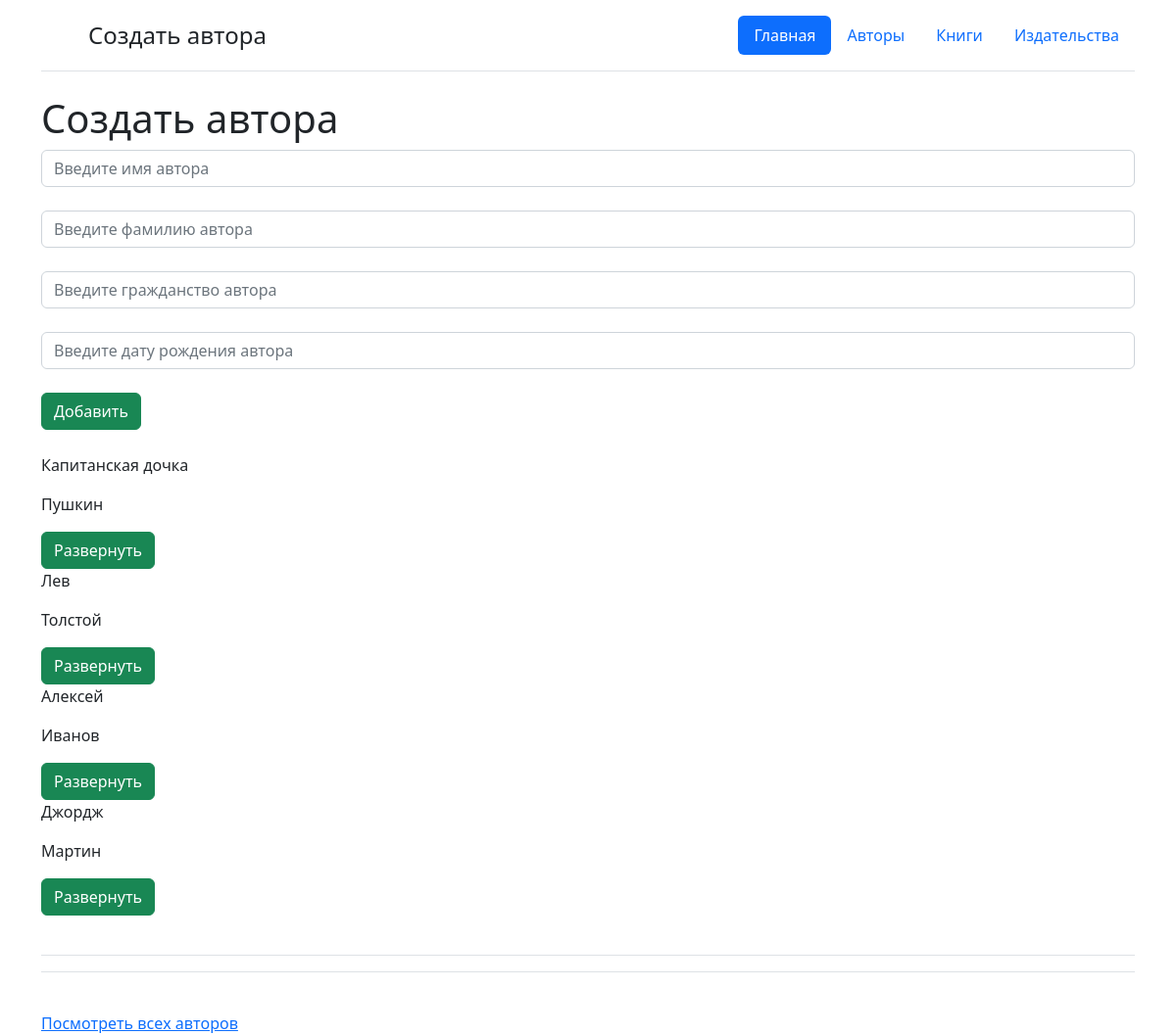
/сreate_a, run on the app's committed database.
### main/models.py (models this page shows, shortened)
class Authors(models.Model):
    name = models.CharField("Имя автора", max_length=50)
    surname = models.CharField("Имя автора", max_length=50)
    cit = models.CharField("Гражданство", max_length=50)
    birthday = models.DateField("Дата рождения автора")
    class Meta:
        verbose_name = "Автор"
        verbose_name_plural = "Авторы"

### main/forms.py
class AuthorsForm(ModelForm):
    class Meta:
        model=Authors
        fields=["name","surname","cit","birthday"]
        widgets={
            "name": TextInput(attrs={
                'class': 'form-control',
                'placeholder': 'Введите имя автора'
            }),
            "surname": TextInput(attrs={
                'class': 'form-control',
                'placeholder': 'Введите фамилию автора'
            }),
            "cit": TextInput(attrs={
                'class': 'form-control',
                'placeholder': 'Введите гражданство автора'
            }),
            "birthday": DateInput(attrs={
                'class': 'form-control',
                'placeholder': 'Введите дату рождения автора'
            }),
        }

### main/views.py (called while the page is built, shortened)
def create_a(request):
    authors = Authors.objects.all()
    error=""
    form=AuthorsForm()
    context={
        'form':form,
        'authors':authors,
        'error':error
    }
    return render(request, 'main/create_a.html',context)

### main/templates/main/create_a.html (shortened to what this page needs)
{% extends 'main/base.html'%}
{% block title_1 %}
Создать автора
{% endblock %}
{% block content %}
    <h1>Создать автора</h1>
    <form method="post">
        {{ form.name }}<br>
        {{ form.surname }}<br>
        {{ form.cit }}<br>
        {{ form.birthday }}<br>
        <button type="submit" class="btn btn-success">Добавить</button>
    </form>
    <br>
     <div>
         {%for el in authors%}
            <div>
                <p>{{el.name}}</p>
                <p>{{el.surname}}</p>
                <button type="button" class="btn btn-success" onclick="f('{{el.name}}','{{el.surname}}','{{el.cit}}','{{el.birthday}}')">Развернуть</button>
            </div>
         {%endfor%}
         <div>
                <table class="table">
                <thead>
                    <tr>
                        <th id="name"></th>
                        <th id ="surname"></th>
                        <th id = "cit"></th>
                        <th id = "birthday"></th>
                    </tr>
                </thead>
            <tbody>
                    <tr><td id="tab1"></td><td id="tab2"></td><td id="tab3"></td><td id ="tab4"></td><tr></tr></tr><br>
            </tbody>
        </table>
            </div>
     </div>
        <br>
      <a href="view_a"> Посмотреть всех авторов</a>
        <br>
{% endblock %}

### data on the page
Authors: name "Капитанская дочка", surname "Пушкин"
Authors: name "Лев", surname "Толстой"
Authors: name "Алексей", surname "Иванов"
Authors: name "Джордж", surname "Мартин"
